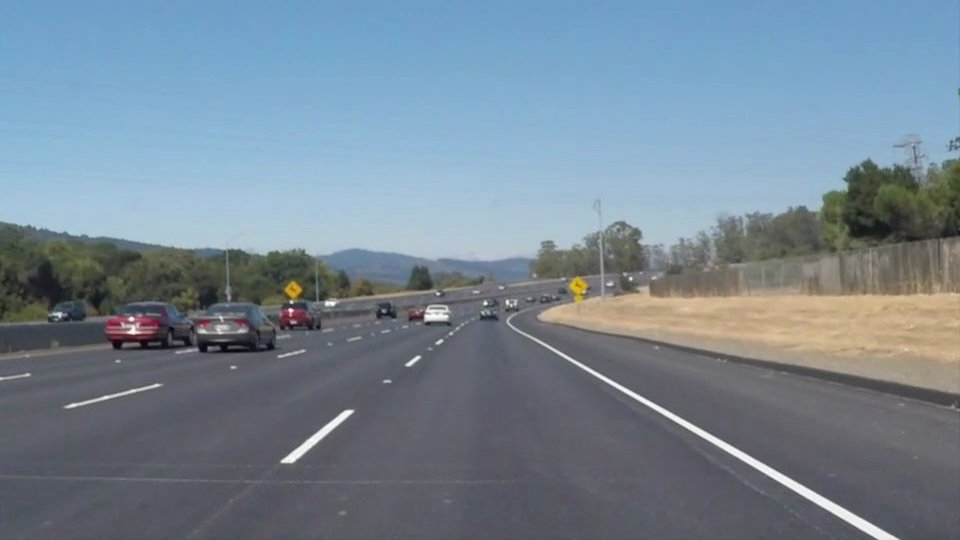
#> input picture test_images/solidWhiteCurve.jpg, 960 x 540 px; its folder holds only this picture in this run
$ jupyter execute --allow-errors P1_LaneDetection.py.ipynb   (shell and % lines are left out)
#> lines starting #> are read from the running program, lines starting #| are printed output that depends on the picture; after the words box and inside, x2 and y2 are one past the last pixel; in counts of white or black regions, pixels touching at a corner belong together
## **Finding Lane Lines on the Road**
***
In this project, I have used basic functionalities of OpenCV and Python to identify lane lines on the road.

I have used the following techniques to detect lanes on the provided dataset

`1)RGB to GrayScale Conversion`
`2)Canny Edge Detection`
`3)Region of Interest Selection`
`4)Hough Transform Line Detection`

### Imported packages
These are the packages i felt necessay to complete the project

[cell 1]
#importing some useful packages
import matplotlib.pyplot as plt
'''
To plot the images it gives great visualization without having
actually dump the images.
'''
import matplotlib.image as mpimg #To deal with images
import numpy as np # Numerical python to perform operations
import cv2 #Opencv to use computer vision algorithms on our image
import math
import os,glob #File writing and reading operations
from moviepy.editor import VideoFileClip #Video Reading and Writing operation
from IPython.display import HTML #Video Visualization
from collections import deque #Queue operations to track the history of previous frames

### OpenCV support Functions

[cell 2]
def grayscale(Image):
    """Applies the Grayscale transform
    This will return an image with only one color channel
    """
    return cv2.cvtColor(Image, cv2.COLOR_RGB2GRAY)

def canny(Image, Sigma):
    """Applies the Canny transform"""
    MedVar = np.median(Image)
    #Tried experimenting on different values of sigma, sigma being 33 percent fits the requirement
    #Determining the lower and upper threshold using the median information of the image.
    Lower = int(max(0, (1.0 - Sigma) * MedVar))
    Upper = int(min(255, (1.0 + Sigma) * MedVar))
    '''
    its better to use the intensity information of the image to determine the thersholds
    rather than using trial and error method.
    '''
    return cv2.Canny(Image, Lower, Upper)

def gaussian_blur(img, kernel_size):
    """Applies a Gaussian Noise kernel"""
    return cv2.GaussianBlur(img, (kernel_size, kernel_size), 0)

def region_of_interest(img, vertices):
    """
    Applies an image mask.
    Only keeps the region of the image defined by the polygon.
    In this case it is almost like an ROI pyramid.
    """
    #defining a blank mask to start with
    mask = np.zeros_like(img)

    #defining a 3 channel or 1 channel color to fill the mask with depending on the input image
    if len(img.shape) > 2:
        channel_count = img.shape[2]  # i.e. 3 or 4 depending on your image
        ignore_mask_color = (255,) * channel_count
    else:
        ignore_mask_color = 255

    #filling pixels inside the polygon defined by "vertices" with the fill color
    #cv2.fillPoly(mask, vertices, ignore_mask_color)
    cv2.fillPoly(mask, np.array([vertices], dtype=np.int32),ignore_mask_color)
    #vertices should be a numpy array of integer points
    #returning the image only where mask pixels are nonzero
    masked_image = cv2.bitwise_and(img, mask)
    return masked_image

def draw_lines(img, lines, color=[255, 0, 0], thickness=2):
    '''
    line drawing function based on the output from hough line transform
    '''
    for line in lines:
        for x1,y1,x2,y2 in line:
            cv2.line(img, (x1, y1), (x2, y2), color, thickness)
    return img

# [24 lines left out: functions hough_lines, weighted_img, not called in this run]

### Helper Functions

[cell 3]
def ImageDisplay(Images,ColorMap=None):
    '''
    for visualizing the image output for all scenarios
    '''
    # // is the floored-division operator in Python
    cols = 2
    rows = (len(Images)+1)//cols
    plt.figure(figsize=(10,11))
    #setting up the layout to display images
    for iterator, Image in enumerate(Images):
        plt.subplot(rows,cols,iterator+1)
        ColorMap = 'gray' if len(Image.shape)==2 else ColorMap
        plt.imshow(Image,cmap=ColorMap)
        plt.xticks([])
        plt.yticks([])
        plt.savefig('Extrapolated_lines.png')
    plt.tight_layout(pad=0,h_pad=0,w_pad=0)
    plt.show()


def Extrapolating_lines(Lines):
    LeftLines =[]
    LeftLength = []
    RightLines = []
    RightLength = []
    '''
    For each line detected by the hougtransform, finding slope and intercept so that
    it can be used to extrapolate the lines to do lane detection on frames in a video
    '''
    for Line in Lines:
        for x1,y1,x2,y2 in Line:
            if x2==x1:#to avoid divided by zero error
                continue
            slope = (y2-y1)/(x2-x1)
            intercept = y1-slope*x1
            length = np.sqrt((y2-y1)**2 + (x2-x1)**2)
            #slope determines the orientation of the line
            #slope being negative means it is tilted towards left side
            #slope being positive means it is tilted towards Right side
            if slope < 0:
                LeftLines.append((slope,intercept))
                LeftLength.append((length))
            else:
                RightLines.append((slope,intercept))
                RightLength.append((length))
    '''
    finding the average of left and right lanes to determine the extrapolated
    final left and right lane
    '''
    if(len(LeftLength) > 0):
        LeftLane = np.dot(LeftLength,LeftLines)/np.sum(LeftLength)
    else:
        None

    if(len(RightLength) > 0):
        RightLane = np.dot(RightLength,RightLines)/np.sum(RightLength)
    else:
        None

    return LeftLane,RightLane

def LinePoints(y1,y2,line):
    if line is None:
        return None
    slope, intercept = line
    '''
    using the slope and intercept of a line and known y1 and y2
    which is the predeterminded from the height of the image and ROI
    we can calculate the coordinates neccessary to draw the line
    '''
    x1 = int((y1-intercept)/slope)
    x2 = int((y2-intercept)/slope)
    y1 = int(y1)
    y2 = int(y2)

    return ((x1,y1),(x2,y2))

def lane_lines(image, lines):
    '''
    The lines extracted from hough line transform is utilized by the
    function Extrapolating lines to give the final left and right lane
    '''
    left_lane, right_lane = Extrapolating_lines(lines)
    #y1 is the height and starting cordinate for the ROI pyramid
    #y2 is 59% of the original height of the image.
    #y2 is set in such a way just to avoid two lines(left and right) getting intersected
    y1 = image.shape[0]
    y2 = y1*0.59

    left_line= LinePoints(y1,y2,left_lane)
    right_line = LinePoints(y1,y2,right_lane)

    return left_line,right_line

def DrawLaneLines(Image, Lines, color=[255,0,0],thickness=10):
    '''
    To Draw the extrapolated lane lines on the original image
    '''
    LineImage = np.zeros_like(Image)
    #creating a copy of the original image
    for Line in Lines:
        if Line is not None:
            cv2.line(LineImage,*Line,color,thickness)
    #weighted image allows us to plot the lines on the original image
    #with some visual aid
    return cv2.addWeighted(Image,1.0,LineImage,0.95,0.0)

# [10 lines left out: function mean_line, not called in this run]


def ProcessImage(Image):
    '''
    Processing the original 3-channel RGB image and finding the lane using
    computer vision algorithms
    '''
    #computing height and width of the image for diagonal calculation
    Height = np.size(Image, 0)
    Width = np.size(Image, 1)
    Diagonal = int(math.sqrt(Height**2 + Width**2))
    Apex = [Width/2,(Height/2)+Height*0.05]
    LeftBottom = [0 + Width*0.06,Height]
    RightBottom = [Width-Width*0.06,Height]
    Vertices = np.array( [LeftBottom,Apex,RightBottom], dtype=np.int32 )
    Sigma = 0.33
    KernelSize = 7 #Kernel size is decided based on the amount of noise present in the image
    #converting the three channel RGB image to a single channel image
    GrayImage = grayscale(Image)
    #applying gaussian blur to remove the noise in the image
    BlurredImage = gaussian_blur(GrayImage,KernelSize)
    #using the noise-reduced image to detect possible edges using canny algorithm
    EdgeDetectedImage = canny(BlurredImage,Sigma)
    #Selecting the region of interest by eliminating the areas other than current lane
    RoiMaskedImage = region_of_interest(EdgeDetectedImage,Vertices)
    rho = 1
    theta = (np.pi/180) #One Radian
    #threshold, min_line_length and max_line_gap are decided after series of experimentation
    threshold = 20
    min_line_length = 20
    max_line_gap = 300
    #applying the Hough line transform on the Region of interest to find the lane

    Lines = cv2.HoughLinesP(RoiMaskedImage, rho, theta, threshold, np.array([]), min_line_length, max_line_gap)
    #HoughTransformImage = hough_lines(RoiMaskedImage,rho,theta,threshold,min_line_length,max_line_gap)
    #WeightedImage = weighted_img(HoughTransformImage, Image, 0.8, 1., 0.)

    return Lines

## Test on Images

To Test on the images in the directory "test_images"
To roughly identify the left and right lane lines with either line segments

[cell 4]
#os.listdir("test_images/")
TestImages = [plt.imread(path) for path in glob.glob('test_images/*.jpg')]
#> TestImages = 1 item
LineDetection = list(map(ProcessImage,TestImages))
#> in ProcessImage, `Height = np.size(Image, 0)`: Height = 540
#> in ProcessImage, Image is the input picture: shape (540, 960, 3); mean R, G, B 118.5, 134.5, 148.1
#> in ProcessImage, `Width = np.size(Image, 1)`: Width = 960
#> in ProcessImage, `Diagonal = int(math.sqrt(Height**2 + Width**2))`: Diagonal = 1101
#> in ProcessImage, `Apex = [Width/2,(Height/2)+Height*0.05]`: Apex = [480, 297]
#> in ProcessImage, `LeftBottom = [0 + Width*0.06,Height]`: LeftBottom = [57.6, 540]
#> in ProcessImage, `RightBottom = [Width-Width*0.06,Height]`: RightBottom = [902.4, 540]
#> in ProcessImage, `Vertices = np.array( [LeftBottom,Apex,RightBottom], dtype=np.int32 )`: Vertices = [[57, 540], [480, 297], [902, 540]]
#> in grayscale, `return cv2.cvtColor(Image, cv2.COLOR_RGB2GRAY)`:
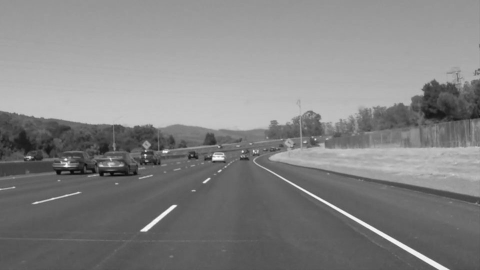
#> returned value: shape (540, 960) (shown at 1/2 size); min 5, max 255, mean 131.2
#> in canny, `MedVar = np.median(Image)`: MedVar = 133
#> in canny, `Lower = int(max(0, (1.0 - Sigma) * MedVar))`: Lower = 89
#> in canny, `Upper = int(min(255, (1.0 + Sigma) * MedVar))`: Upper = 176
#> in canny, `return cv2.Canny(Image, Lower, Upper)`:
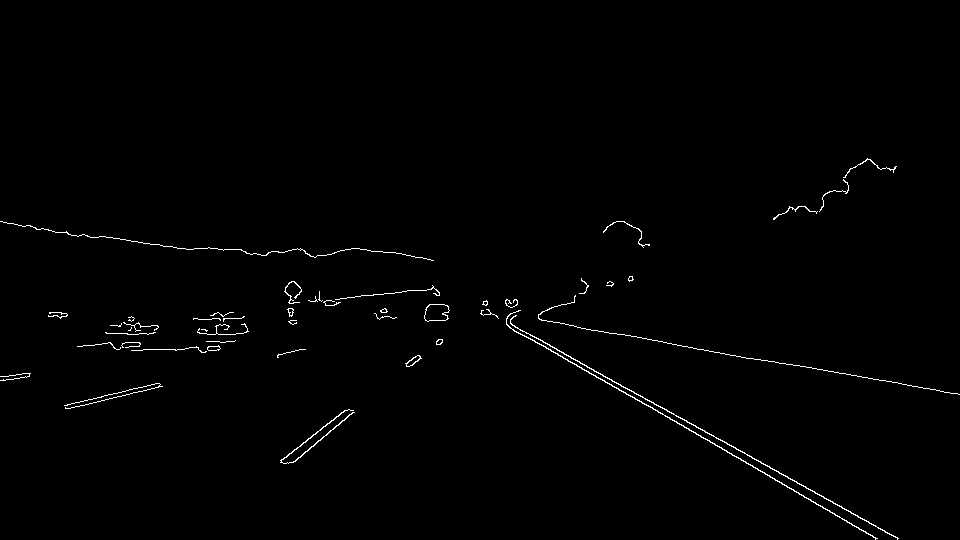
#> returned value: shape (540, 960); 0.83% white in thin lines or dots, all inside (x1, y1, x2, y2) = (0, 158, 960, 540)
#> in region_of_interest, `cv2.fillPoly(mask, np.array([vertices], dtype=np.int32),ignore_mask_co..`:
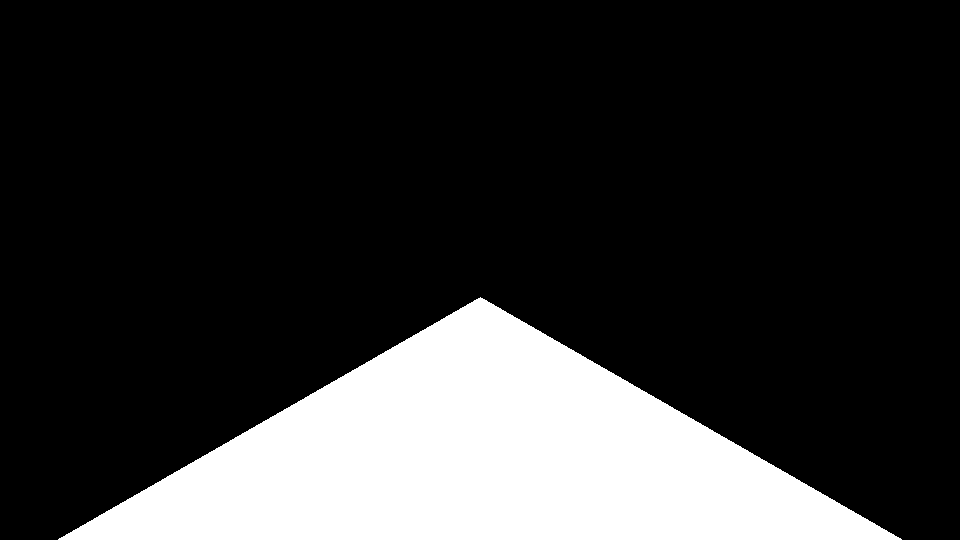
#> mask: shape (540, 960); 19.8% white; 1 white region, box (x1, y1, x2, y2) and area: (58, 297, 902, 540) 102847
#> in region_of_interest, `masked_image = cv2.bitwise_and(img, mask)`:
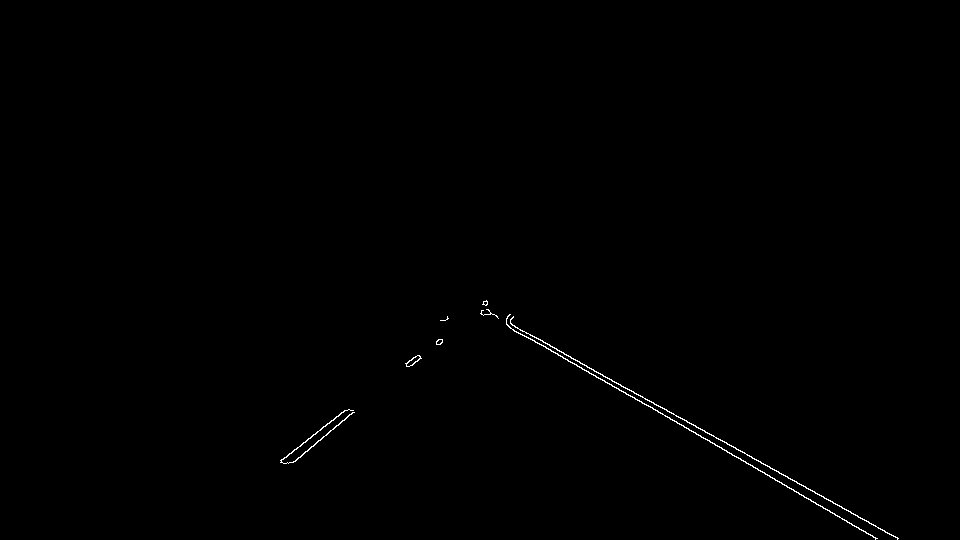
#> masked_image: shape (540, 960); 0.31% white in thin lines or dots, all inside (x1, y1, x2, y2) = (280, 300, 899, 540)
#> in ProcessImage, `Lines = cv2.HoughLinesP(RoiMaskedImage, rho, theta, threshold, np.arra..`: Lines = [[481, 310, 877, 538], [486, 309, 898, 538], [490, 313, 897, 538], [280, 460, 487, 304], [293, 462, 486, 300], [282, 459, 488, 309], [481, 311, 875, 538], [296, 459, 415, 356]]
#> LineDetection = 1 item
LineImages=[]
for Image,Lines in zip(TestImages,LineDetection):
    LineImages.append(draw_lines(Image,Lines))
#> this loop made 1 pass
#> after the loop, LineImages = 1 item
ImageDisplay(LineImages)
#> in ImageDisplay, `rows = (len(Images)+1)//cols`: rows = 1
#> the loop in ImageDisplay, `for iterator, Image in enumerate(Images):` made 1 pass
#> iterator on pass 1: 0
#> (the call stopped at in ImageDisplay, `plt.subplot(rows,cols,iterator+1)`: IPython is not available in this run)
#ImageSave(LineImages)

## Final output on Test Images with extrapolating lines
To Test on the images in the directory "test_images"
To Draw the extrapolated left and right lane lines

[cell 5]
# TODO: Build your pipeline that will draw lane lines on the test_images
# then save them to the test_images_output directory.
TestImages = [plt.imread(path) for path in glob.glob('test_images/*.jpg')]
LineDetection = list(map(ProcessImage,TestImages))
LineImages=[]
for Image,Lines in zip(TestImages,LineDetection):
    LineImages.append(DrawLaneLines(Image,lane_lines(Image,Lines)))
#> this loop made 1 pass
#> (left_lane in lane_lines, left_line in lane_lines) on pass 1: ([-0.789, 686.8], ((186, 540), (466, 318)))
ImageDisplay(LineImages)
#> (the call stopped at in ImageDisplay, `plt.subplot(rows,cols,iterator+1)`: IPython is not available in this run)

## Saving Final Output Images
The Final output images for each scenario is dumped on the `test_images_output` folder

[cell 6]
'''
multipath = "test_images/"
for file in os.listdir(multipath):
    Image = mpimg.imread(multipath+file)
    mpimg.imsave('test_images_output/'+file,DrawLaneLines(Image,lane_lines(Image,ProcessImage(Image))))
'''

## Test on Videos

testing our solution on two provided videos:

`solidWhiteRight.mp4`

`solidYellowLeft.mp4`

[cell 7]
QueueLength = 30

class ProcessVideo:
    '''
    Track a History of 30 frames to take mean of the left and right lane to stabilize
    the lane detection on the current frame.
    '''
    def __init__(self):
        self.left_lines = deque(maxlen=QueueLength)
        self.right_lines = deque(maxlen=QueueLength)

    # [32 lines left out: function ProcessImage, not called in this run]

[cell 8]
VideoInputDirectory = 'test_videos/'
VideoOutputDirectory = 'test_videos_output/'
extension = '.mp4'

def VideoLoop(Input,Output):
    DetectLane = ProcessVideo()
    clip = VideoFileClip(Input)
    processed = clip.fl_image(DetectLane.ProcessImage)
    processed.write_videofile(Output,audio=False)

## Testing  on `solidWhiteRight.mp4`

[cell 9]
'''
VideoName = 'solidWhiteRight'
Input = VideoInputDirectory + VideoName + extension
Output = VideoOutputDirectory + VideoName + extension
VideoLoop(Input, Output)
'''

#> (a cell that did not finish here is left out)

## Testing on `solidYellowLeft.mp4`

[cell 11]
'''
VideoName = 'solidYellowLeft'
Input = VideoInputDirectory + VideoName + extension
Output = VideoOutputDirectory + VideoName + extension
VideoLoop(Input, Output)
'''

#> (a cell that did not finish here is left out)

[cell 13]
VideoName = 'challenge'
Input = VideoInputDirectory + VideoName + extension
Output = VideoOutputDirectory + VideoName + extension
VideoLoop(Input, Output)
#> (the call stopped at in VideoLoop, `clip = VideoFileClip(Input)`: moviepy is not available in this run)

$ run again, on test_images/solidYellowLeft.jpg
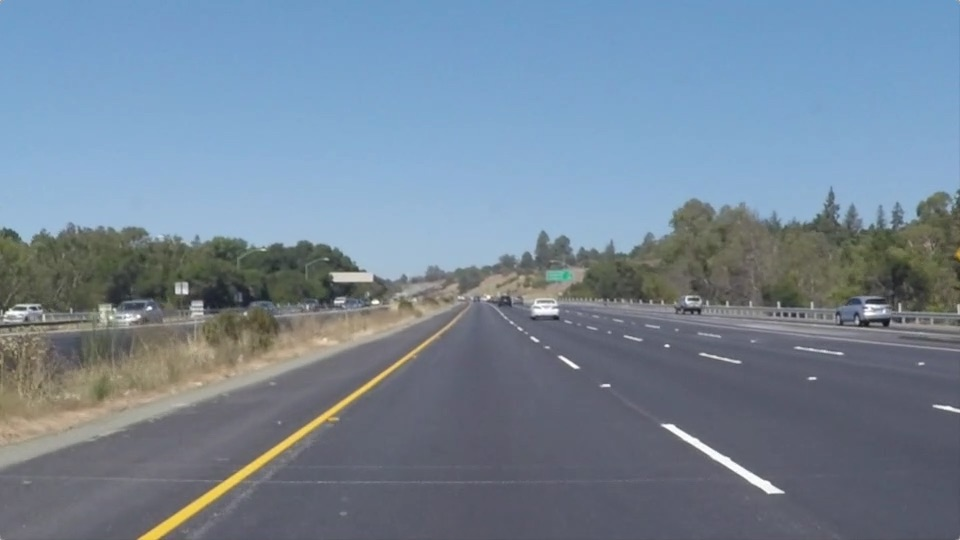
#> input picture test_images/solidYellowLeft.jpg, 960 x 540 px
#> TestImages = 1 item
#> Height = 540
#> in ProcessImage, Image is the input picture: shape (540, 960, 3); mean R, G, B 116.5, 133.6, 150.8
#> Width = 960
#> Diagonal = 1101
#> Apex = [480, 297]
#> LeftBottom = [57.6, 540]
#> RightBottom = [902.4, 540]
#> Vertices = [[57, 540], [480, 297], [902, 540]]
#> in grayscale, `return cv2.cvtColor(Image, cv2.COLOR_RGB2GRAY)`:
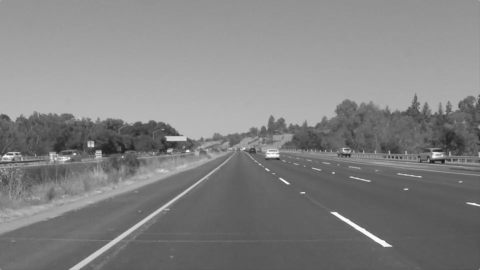
#> returned value: shape (540, 960) (shown at 1/2 size); min 19, max 255, mean 130.4
#> MedVar = 136
#> Lower = 91
#> Upper = 180
#> mask: shape (540, 960); 19.8% white; 1 white region, box (x1, y1, x2, y2) and area: (58, 297, 902, 540) 102847
#> in region_of_interest, `masked_image = cv2.bitwise_and(img, mask)`:
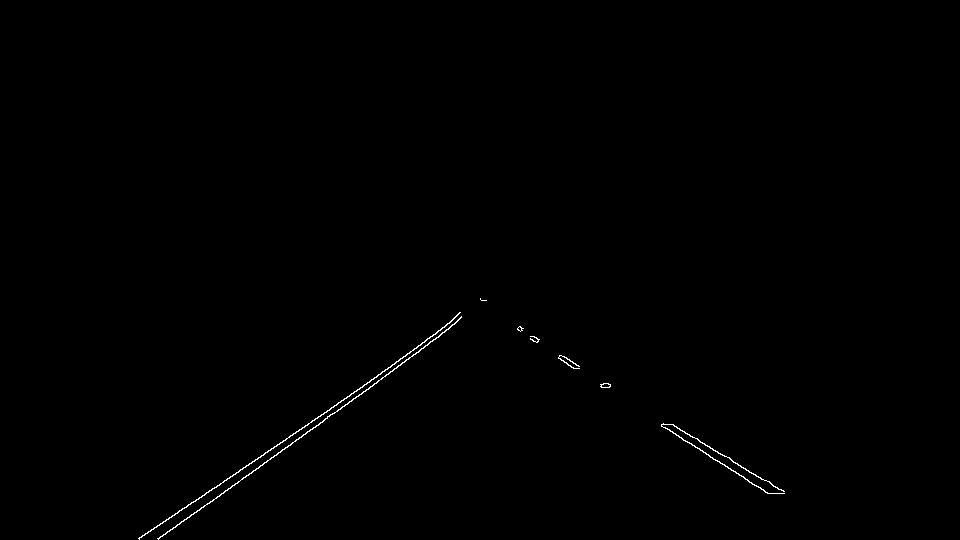
#> masked_image: shape (540, 960); 0.31% white in thin lines or dots, all inside (x1, y1, x2, y2) = (138, 298, 785, 540)
#> Lines = [[209, 503, 440, 335], [158, 539, 486, 300], [138, 538, 449, 328], [521, 330, 783, 493], [558, 358, 767, 493], [175, 527, 480, 298], [530, 339, 768, 493], [518, 327, 784, 493], [210, 502, 480, 299], [141, 537, 433, 340], [315, 427, 392, 371], [519, 326, 783, 491]]
#> LineDetection = 1 item
#> the loop `for Image,Lines in zip(TestImages,LineDetection):` made 1 pass
#> rows = 1
#> the loop in ImageDisplay, `for iterator, Image in enumerate(Images):` made 1 pass
#> iterator on pass 1: 0
#> the loop `for Image,Lines in zip(TestImages,LineDetection):` made 1 pass
